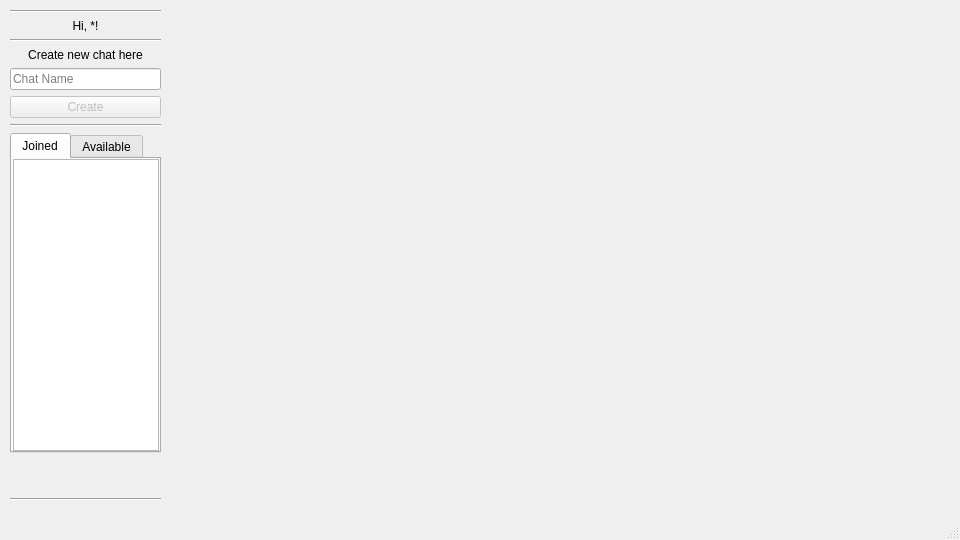
<?xml version="1.0" encoding="UTF-8"?>
<ui version="4.0">
 <class>MainWindow</class>
 <widget class="QMainWindow" name="MainWindow">
  <property name="geometry">
   <rect>
    <x>0</x>
    <y>0</y>
    <width>960</width>
    <height>540</height>
   </rect>
  </property>
  <property name="sizePolicy">
   <sizepolicy hsizetype="Fixed" vsizetype="Fixed">
    <horstretch>0</horstretch>
    <verstretch>0</verstretch>
   </sizepolicy>
  </property>
  <property name="minimumSize">
   <size>
    <width>960</width>
    <height>540</height>
   </size>
  </property>
  <property name="maximumSize">
   <size>
    <width>960</width>
    <height>540</height>
   </size>
  </property>
  <property name="windowTitle">
   <string>MainWindow</string>
  </property>
  <widget class="QWidget" name="centralwidget">
   <property name="sizePolicy">
    <sizepolicy hsizetype="Fixed" vsizetype="Fixed">
     <horstretch>0</horstretch>
     <verstretch>0</verstretch>
    </sizepolicy>
   </property>
   <property name="minimumSize">
    <size>
     <width>960</width>
     <height>540</height>
    </size>
   </property>
   <property name="maximumSize">
    <size>
     <width>960</width>
     <height>540</height>
    </size>
   </property>
   <widget class="QMdiArea" name="mdiArea">
    <property name="geometry">
     <rect>
      <x>170</x>
      <y>10</y>
      <width>781</width>
      <height>491</height>
     </rect>
    </property>
    <property name="background">
     <brush brushstyle="NoBrush">
      <color alpha="255">
       <red>191</red>
       <green>191</green>
       <blue>191</blue>
      </color>
     </brush>
    </property>
   </widget>
   <widget class="QWidget" name="verticalLayoutWidget">
    <property name="geometry">
     <rect>
      <x>10</x>
      <y>10</y>
      <width>151</width>
      <height>491</height>
     </rect>
    </property>
    <layout class="QVBoxLayout" name="verticalLayout" stretch="0,0,0,0,0,0,0,1,0">
     <item>
      <widget class="Line" name="third_line">
       <property name="orientation">
        <enum>Qt::Orientation::Horizontal</enum>
       </property>
      </widget>
     </item>
     <item>
      <widget class="QLabel" name="username_label">
       <property name="text">
        <string>Hi, *!</string>
       </property>
       <property name="alignment">
        <set>Qt::AlignmentFlag::AlignCenter</set>
       </property>
      </widget>
     </item>
     <item>
      <widget class="Line" name="first_line">
       <property name="orientation">
        <enum>Qt::Orientation::Horizontal</enum>
       </property>
      </widget>
     </item>
     <item>
      <widget class="QLabel" name="create_chat_info_label">
       <property name="text">
        <string>Create new chat here</string>
       </property>
       <property name="alignment">
        <set>Qt::AlignmentFlag::AlignCenter</set>
       </property>
      </widget>
     </item>
     <item>
      <widget class="QLineEdit" name="chat_name_line_edit">
       <property name="inputMask">
        <string/>
       </property>
       <property name="text">
        <string/>
       </property>
       <property name="maxLength">
        <number>32767</number>
       </property>
       <property name="frame">
        <bool>true</bool>
       </property>
       <property name="placeholderText">
        <string>Chat Name</string>
       </property>
       <property name="clearButtonEnabled">
        <bool>true</bool>
       </property>
      </widget>
     </item>
     <item>
      <widget class="QPushButton" name="create_chat_push_button">
       <property name="enabled">
        <bool>false</bool>
       </property>
       <property name="text">
        <string>Create</string>
       </property>
       <property name="checkable">
        <bool>false</bool>
       </property>
       <property name="autoExclusive">
        <bool>false</bool>
       </property>
       <property name="default">
        <bool>false</bool>
       </property>
       <property name="flat">
        <bool>false</bool>
       </property>
      </widget>
     </item>
     <item>
      <widget class="Line" name="second_line">
       <property name="orientation">
        <enum>Qt::Orientation::Horizontal</enum>
       </property>
      </widget>
     </item>
     <item alignment="Qt::AlignmentFlag::AlignTop">
      <widget class="QTabWidget" name="chats_tab_widget">
       <property name="minimumSize">
        <size>
         <width>0</width>
         <height>320</height>
        </size>
       </property>
       <property name="currentIndex">
        <number>0</number>
       </property>
       <widget class="QWidget" name="joined_tab">
        <attribute name="title">
         <string>Joined</string>
        </attribute>
        <layout class="QVBoxLayout" name="verticalLayout_3">
         <property name="leftMargin">
          <number>1</number>
         </property>
         <property name="topMargin">
          <number>0</number>
         </property>
         <property name="rightMargin">
          <number>0</number>
         </property>
         <property name="bottomMargin">
          <number>0</number>
         </property>
         <item>
          <widget class="QListWidget" name="joined_list_widget"/>
         </item>
        </layout>
       </widget>
       <widget class="QWidget" name="available_tab">
        <attribute name="title">
         <string>Available</string>
        </attribute>
        <layout class="QVBoxLayout" name="verticalLayout_2" stretch="1,0">
         <property name="leftMargin">
          <number>0</number>
         </property>
         <property name="topMargin">
          <number>1</number>
         </property>
         <property name="rightMargin">
          <number>0</number>
         </property>
         <property name="bottomMargin">
          <number>0</number>
         </property>
         <item>
          <widget class="QListWidget" name="available_list_widget"/>
         </item>
         <item>
          <widget class="QPushButton" name="join_chat_push_button">
           <property name="enabled">
            <bool>false</bool>
           </property>
           <property name="text">
            <string>Join</string>
           </property>
          </widget>
         </item>
        </layout>
       </widget>
      </widget>
     </item>
     <item>
      <widget class="Line" name="line">
       <property name="orientation">
        <enum>Qt::Orientation::Horizontal</enum>
       </property>
      </widget>
     </item>
    </layout>
   </widget>
  </widget>
  <widget class="QStatusBar" name="statusbar"/>
 </widget>
 <resources/>
 <connections/>
</ui>
